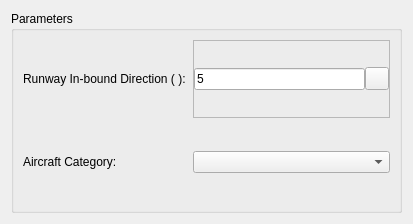
<?xml version="1.0" encoding="UTF-8"?>
<ui version="4.0">
 <class>Form</class>
 <widget class="QWidget" name="Form">
  <property name="geometry">
   <rect>
    <x>0</x>
    <y>0</y>
    <width>413</width>
    <height>224</height>
   </rect>
  </property>
  <property name="font">
   <font>
    <family>Arial</family>
   </font>
  </property>
  <property name="windowTitle">
   <string>Form</string>
  </property>
  <layout class="QVBoxLayout" name="verticalLayout_AAC">
   <item>
    <widget class="QGroupBox" name="grbParameters">
     <property name="title">
      <string>Parameters</string>
     </property>
     <layout class="QVBoxLayout" name="vLayout_grbParameters">
      <item>
       <widget class="QFrame" name="frame_ThrFaf">
        <property name="frameShape">
         <enum>QFrame::NoFrame</enum>
        </property>
        <property name="frameShadow">
         <enum>QFrame::Raised</enum>
        </property>
        <layout class="QHBoxLayout" name="horizontalLayout_65">
         <property name="spacing">
          <number>0</number>
         </property>
         <property name="margin">
          <number>0</number>
         </property>
         <item>
          <widget class="QLabel" name="label_73">
           <property name="sizePolicy">
            <sizepolicy hsizetype="Fixed" vsizetype="Fixed">
             <horstretch>0</horstretch>
             <verstretch>0</verstretch>
            </sizepolicy>
           </property>
           <property name="minimumSize">
            <size>
             <width>170</width>
             <height>0</height>
            </size>
           </property>
           <property name="font">
            <font>
             <weight>50</weight>
             <bold>false</bold>
            </font>
           </property>
           <property name="text">
            <string>Runway In-bound Direction ( ):</string>
           </property>
          </widget>
         </item>
         <item>
          <widget class="QFrame" name="frame_APV_9">
           <property name="frameShape">
            <enum>QFrame::StyledPanel</enum>
           </property>
           <property name="frameShadow">
            <enum>QFrame::Raised</enum>
           </property>
           <layout class="QHBoxLayout" name="horizontalLayout_13">
            <property name="spacing">
             <number>0</number>
            </property>
            <property name="margin">
             <number>0</number>
            </property>
            <item>
             <widget class="QLineEdit" name="txtDirection">
              <property name="enabled">
               <bool>true</bool>
              </property>
              <property name="font">
               <font>
                <weight>50</weight>
                <bold>false</bold>
               </font>
              </property>
              <property name="text">
               <string>5</string>
              </property>
             </widget>
            </item>
            <item>
             <widget class="QToolButton" name="btnCaptureDir">
              <property name="text">
               <string/>
              </property>
              <property name="icon">
               <iconset>
                <normaloff>:/gnss_item/coordinate_capture.png</normaloff>:/gnss_item/coordinate_capture.png</iconset>
              </property>
             </widget>
            </item>
           </layout>
          </widget>
         </item>
        </layout>
       </widget>
      </item>
      <item>
       <widget class="QFrame" name="frame_60">
        <property name="frameShape">
         <enum>QFrame::NoFrame</enum>
        </property>
        <property name="frameShadow">
         <enum>QFrame::Raised</enum>
        </property>
        <layout class="QHBoxLayout" name="horizontalLayout_61">
         <property name="spacing">
          <number>0</number>
         </property>
         <property name="margin">
          <number>0</number>
         </property>
         <item>
          <widget class="QLabel" name="label_69">
           <property name="sizePolicy">
            <sizepolicy hsizetype="Fixed" vsizetype="Fixed">
             <horstretch>0</horstretch>
             <verstretch>0</verstretch>
            </sizepolicy>
           </property>
           <property name="minimumSize">
            <size>
             <width>170</width>
             <height>0</height>
            </size>
           </property>
           <property name="font">
            <font>
             <weight>50</weight>
             <bold>false</bold>
            </font>
           </property>
           <property name="text">
            <string>Aircraft Category:</string>
           </property>
          </widget>
         </item>
         <item>
          <widget class="QComboBox" name="cmbCategory">
           <property name="sizePolicy">
            <sizepolicy hsizetype="Expanding" vsizetype="Fixed">
             <horstretch>0</horstretch>
             <verstretch>0</verstretch>
            </sizepolicy>
           </property>
           <property name="font">
            <font>
             <weight>50</weight>
             <bold>false</bold>
            </font>
           </property>
          </widget>
         </item>
        </layout>
       </widget>
      </item>
     </layout>
    </widget>
   </item>
  </layout>
 </widget>
 <resources/>
 <connections/>
</ui>
